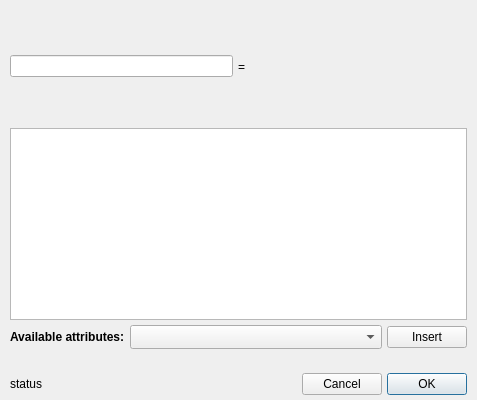
<?xml version="1.0" encoding="UTF-8"?>
<ui version="4.0">
 <class>Dialog</class>
 <widget class="QDialog" name="Dialog">
  <property name="geometry">
   <rect>
    <x>0</x>
    <y>0</y>
    <width>477</width>
    <height>400</height>
   </rect>
  </property>
  <property name="windowTitle">
   <string>Equation Editor</string>
  </property>
  <layout class="QVBoxLayout" name="verticalLayout">
   <property name="spacing">
    <number>5</number>
   </property>
   <property name="leftMargin">
    <number>10</number>
   </property>
   <property name="topMargin">
    <number>10</number>
   </property>
   <property name="rightMargin">
    <number>10</number>
   </property>
   <property name="bottomMargin">
    <number>5</number>
   </property>
   <item>
    <layout class="QHBoxLayout" name="horizontalLayout_4">
     <property name="spacing">
      <number>5</number>
     </property>
     <item>
      <widget class="QLineEdit" name="text_label"/>
     </item>
     <item>
      <widget class="QLabel" name="label_4">
       <property name="text">
        <string>=</string>
       </property>
      </widget>
     </item>
     <item>
      <spacer name="horizontalSpacer_2">
       <property name="orientation">
        <enum>Qt::Horizontal</enum>
       </property>
       <property name="sizeHint" stdset="0">
        <size>
         <width>40</width>
         <height>20</height>
        </size>
       </property>
      </spacer>
     </item>
    </layout>
   </item>
   <item>
    <widget class="ColorizedCompletionTextEdit" name="expression">
     <property name="sizePolicy">
      <sizepolicy hsizetype="Expanding" vsizetype="Preferred">
       <horstretch>0</horstretch>
       <verstretch>0</verstretch>
      </sizepolicy>
     </property>
     <property name="maximumSize">
      <size>
       <width>16777215</width>
       <height>16777215</height>
      </size>
     </property>
    </widget>
   </item>
   <item>
    <layout class="QHBoxLayout" name="horizontalLayout_3">
     <item>
      <widget class="QLabel" name="label_2">
       <property name="sizePolicy">
        <sizepolicy hsizetype="Minimum" vsizetype="Preferred">
         <horstretch>0</horstretch>
         <verstretch>0</verstretch>
        </sizepolicy>
       </property>
       <property name="font">
        <font>
         <weight>75</weight>
         <bold>true</bold>
        </font>
       </property>
       <property name="text">
        <string>Available attributes:</string>
       </property>
      </widget>
     </item>
     <item>
      <widget class="QComboBox" name="combosel_component">
       <property name="sizePolicy">
        <sizepolicy hsizetype="Expanding" vsizetype="Fixed">
         <horstretch>0</horstretch>
         <verstretch>0</verstretch>
        </sizepolicy>
       </property>
       <property name="sizeAdjustPolicy">
        <enum>QComboBox::AdjustToMinimumContentsLengthWithIcon</enum>
       </property>
      </widget>
     </item>
     <item>
      <widget class="QPushButton" name="button_insert">
       <property name="maximumSize">
        <size>
         <width>100</width>
         <height>16777215</height>
        </size>
       </property>
       <property name="text">
        <string>Insert</string>
       </property>
      </widget>
     </item>
    </layout>
   </item>
   <item>
    <widget class="QLabel" name="label">
     <property name="sizePolicy">
      <sizepolicy hsizetype="Preferred" vsizetype="Maximum">
       <horstretch>0</horstretch>
       <verstretch>0</verstretch>
      </sizepolicy>
     </property>
     <property name="font">
      <font>
       <italic>false</italic>
      </font>
     </property>
     <property name="text">
      <string/>
     </property>
     <property name="alignment">
      <set>Qt::AlignJustify|Qt::AlignVCenter</set>
     </property>
     <property name="wordWrap">
      <bool>true</bool>
     </property>
     <property name="textInteractionFlags">
      <set>Qt::LinksAccessibleByMouse|Qt::TextSelectableByMouse</set>
     </property>
    </widget>
   </item>
   <item>
    <layout class="QHBoxLayout" name="horizontalLayout">
     <item>
      <widget class="QLabel" name="label_status">
       <property name="text">
        <string>status</string>
       </property>
      </widget>
     </item>
     <item>
      <spacer name="horizontalSpacer">
       <property name="orientation">
        <enum>Qt::Horizontal</enum>
       </property>
       <property name="sizeHint" stdset="0">
        <size>
         <width>40</width>
         <height>20</height>
        </size>
       </property>
      </spacer>
     </item>
     <item>
      <widget class="QPushButton" name="button_cancel">
       <property name="text">
        <string>Cancel</string>
       </property>
      </widget>
     </item>
     <item>
      <widget class="QPushButton" name="button_ok">
       <property name="text">
        <string>OK</string>
       </property>
       <property name="default">
        <bool>true</bool>
       </property>
      </widget>
     </item>
    </layout>
   </item>
  </layout>
 </widget>
 <customwidgets>
  <customwidget>
   <class>ColorizedCompletionTextEdit</class>
   <extends>QTextEdit</extends>
   <header>glue.dialogs.component_arithmetic.qt.equation_editor</header>
  </customwidget>
 </customwidgets>
 <resources/>
 <connections/>
</ui>
